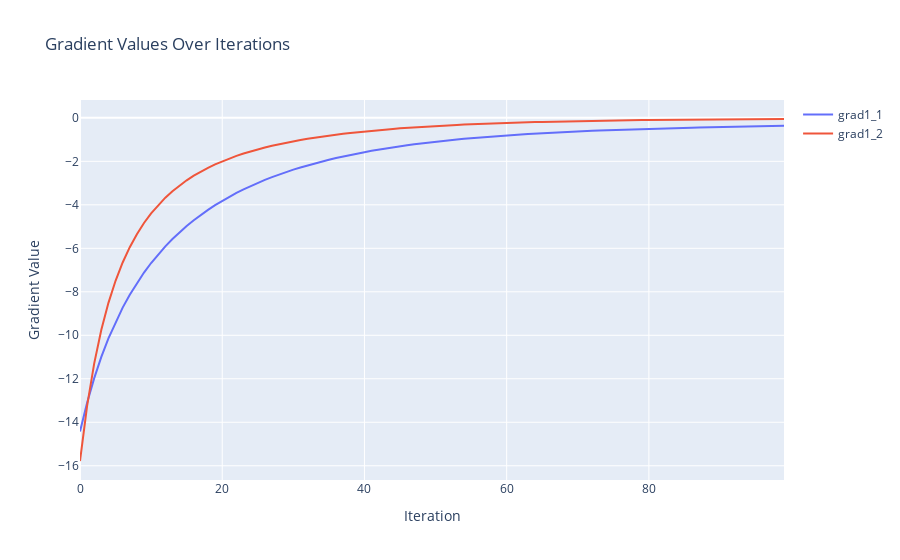
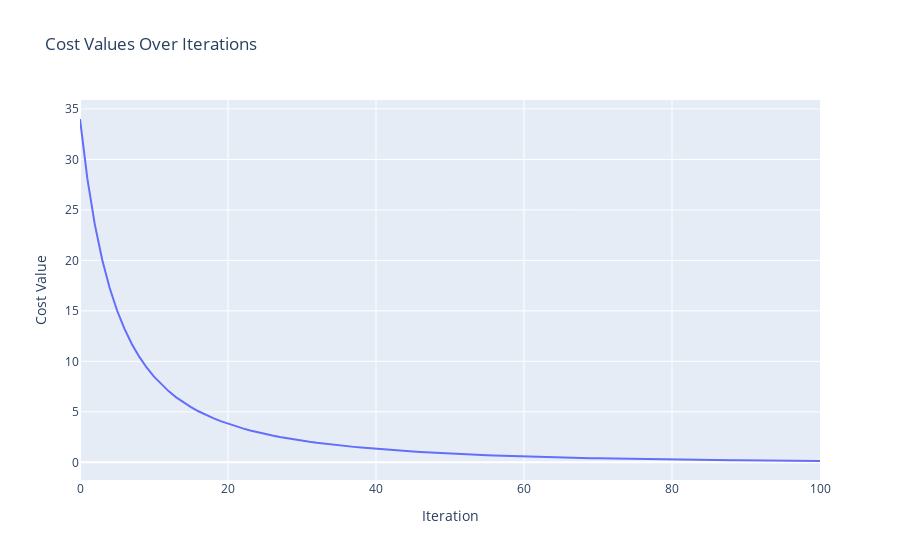

These figures' notebook cell, in order:
### Code cell
grad1 = []  # Gradient 1 values
grad2 = []  # Gradient 2 values

# Main loop for calculating gradient and cost for 100 iterations
for i in range(100):
    # Compute perturbed cost function
    cost2 = (x1 + 0.1 * np.sin(wc1 * t) - 5) ** 2 + (x2 + 0.1 * np.sin(wc2 * t) - 3) ** 2

    # Define filter coefficients
    b = [1, 0, -1]
    a1 = [1, -np.exp(-28.2743 + 564.779 * 1j) - np.exp(-28.2743 - 564.779 * 1j), np.exp(-28.2743 * 2)]
    a2 = [1, -np.exp(-31.4159 + 627.533 * 1j) - np.exp(-31.4159 - 627.533 * 1j), np.exp(-31.4159 * 2)]

    # Apply filters to the perturbed cost function and take the real parts
    y01 = np.real(filter(b, a1, cost2))
    y02 = np.real(filter(b, a2, cost2))

    # Multiply by sin(wc*t)
    y11 = 0.1 * np.sin(wc1 * t) * y01
    y12 = 0.1 * np.sin(wc2 * t) * y02

    # Define coefficients for secondary filter
    b_filter = [0.55 * (1 - np.exp(-100 * np.pi)) ** 2 * 2 / 0.1 ** 2]
    a_filter = [1, -2 * np.exp(-100 * np.pi), np.exp(-200 * np.pi)]

    # Apply secondary filter and take the real parts
    y21 = np.real(filter(b_filter, a_filter, y11))
    y22 = np.real(filter(b_filter, a_filter, y12))

    # Update x1 and x2 values
    x1 = x1 - 0.05 * np.mean(y21[24:75])
    x2 = x2 - 0.05 * np.mean(y22[24:75])

    # Recompute cost and update lists
    x.append(i)
    cost = (x1 - 5) ** 2 + (x2 - 3) ** 2
    y.append(cost)

    # Compute difference and gradients
    diff = 2 * (x1 - 5) + 2 * (x2 - 3)
    grad1.append([diff, np.mean(y21[24:75] + y22[24:75])])
    grad2.append(grad1[i][0] - grad1[i][1])

# Plotting gradient values using Plotly
fig1 = go.Figure()
fig1.add_trace(go.Scatter(x=x, y=[g[0] for g in grad1], mode='lines', name='grad1_1'))
fig1.add_trace(go.Scatter(x=x, y=[g[1] for g in grad1], mode='lines', name='grad1_2'))
fig1.update_layout(
    title="Gradient Values Over Iterations",
    xaxis_title="Iteration",
    yaxis_title="Gradient Value"
)
fig1.show()

# Plotting cost values using Plotly
fig2 = go.Figure()
fig2.add_trace(go.Scatter(x=list(range(len(y))), y=y, mode='lines'))
fig2.update_layout(
    title="Cost Values Over Iterations",
    xaxis_title="Iteration",
    yaxis_title="Cost Value"
)
fig2.show()

# Print mean of the summed filtered values
print(np.mean(y21[24:75] + y22[24:75]))

### Figure 1 — Plotly figure (JSON) as saved in the notebook; plotly's stock layout.template omitted (floating-point values rounded to 4 significant figures)
{"data": [{"mode": "lines", "name": "grad1_1", "type": "scatter", "x": [0, 1, 2, 3, 4, 5, 6, 7, 8, 9, 10, 11, 12, 13, 14, 15, 16, 17, 18, 19, 20, 21, 22, 23, 24, 25, 26, 27, 28, 29, 30, 31, 32, 33, 34, 35, 36, 37, 38, 39, 40, 41, 42, 43, 44, 45, 46, 47, 48, 49, 50, 51, 52, 53, 54, 55, 56, 57, 58, 59, 60, 61, 62, 63, 64, 65, 66, 67, 68, 69, 70, 71, 72, 73, 74, 75, 76, 77, 78, 79, 80, 81, 82, 83, 84, 85, 86, 87, 88, 89, 90, 91, 92, 93, 94, 95, 96, 97, 98, 99], "y": [-14.42, -13.1, -11.97, -10.99, -10.14, -9.394, -8.728, -8.134, -7.599, -7.115, -6.676, -6.275, -5.908, -5.57, -5.26, -4.973, -4.707, -4.46, -4.23, -4.016, -3.816, -3.629, -3.454, -3.289, -3.135, -2.99, -2.854, -2.726, -2.605, -2.49, -2.383, -2.281, -2.185, -2.094, -2.007, -1.926, -1.849, -1.775, -1.706, -1.64, -1.577, -1.518, -1.462, -1.408, -1.357, -1.309, -1.263, -1.219, -1.177, -1.138, -1.1, -1.064, -1.03, -0.9971, -0.966, -0.9363, -0.9081, -0.8811, -0.8554, -0.8308, -0.8074, -0.785, -0.7636, -0.7432, -0.7236, -0.705, -0.6871, -0.67, -0.6536, -0.638, -0.623, -0.6086, -0.5948, -0.5816, -0.569, -0.5568, -0.5451, -0.5339, -0.5231, -0.5128, -0.5028, -0.4932, -0.4839, -0.475, -0.4665, -0.4582, -0.4502, -0.4425, -0.435, -0.4278, -0.4208, -0.4141, -0.4076, -0.4012, -0.3951, -0.3891, -0.3834, -0.3777, -0.3723, -0.367]}, {"mode": "lines", "name": "grad1_2", "type": "scatter", "x": [0, 1, 2, 3, 4, 5, 6, 7, 8, 9, 10, 11, 12, 13, 14, 15, 16, 17, 18, 19, 20, 21, 22, 23, 24, 25, 26, 27, 28, 29, 30, 31, 32, 33, 34, 35, 36, 37, 38, 39, 40, 41, 42, 43, 44, 45, 46, 47, 48, 49, 50, 51, 52, 53, 54, 55, 56, 57, 58, 59, 60, 61, 62, 63, 64, 65, 66, 67, 68, 69, 70, 71, 72, 73, 74, 75, 76, 77, 78, 79, 80, 81, 82, 83, 84, 85, 86, 87, 88, 89, 90, 91, 92, 93, 94, 95, 96, 97, 98, 99], "y": [-15.78, -13.24, -11.29, -9.747, -8.507, -7.493, -6.653, -5.948, -5.349, -4.837, -4.394, -4.008, -3.67, -3.372, -3.108, -2.872, -2.66, -2.47, -2.298, -2.142, -2.0, -1.87, -1.751, -1.642, -1.542, -1.449, -1.363, -1.284, -1.21, -1.141, -1.078, -1.018, -0.9623, -0.9102, -0.8615, -0.8158, -0.7729, -0.7325, -0.6947, -0.659, -0.6254, -0.5938, -0.5639, -0.5358, -0.5092, -0.484, -0.4603, -0.4379, -0.4166, -0.3965, -0.3775, -0.3595, -0.3425, -0.3263, -0.311, -0.2965, -0.2827, -0.2697, -0.2573, -0.2456, -0.2344, -0.2239, -0.2138, -0.2043, -0.1953, -0.1867, -0.1786, -0.1709, -0.1635, -0.1566, -0.15, -0.1437, -0.1378, -0.1321, -0.1267, -0.1216, -0.1168, -0.1122, -0.1078, -0.1037, -0.09973, -0.09598, -0.09243, -0.08905, -0.08585, -0.0828, -0.0799, -0.07715, -0.07454, -0.07206, -0.0697, -0.06746, -0.06532, -0.0633, -0.06137, -0.05954, -0.0578, -0.05614, -0.05456, -0.05306]}], "layout": {"title": {"text": "Gradient Values Over Iterations"}, "xaxis": {"title": {"text": "Iteration"}}, "yaxis": {"title": {"text": "Gradient Value"}}}}

### Figure 2 — Plotly figure (JSON) as saved in the notebook; plotly's stock layout.template omitted (floating-point values rounded to 4 significant figures)
{"data": [{"mode": "lines", "type": "scatter", "x": [0, 1, 2, 3, 4, 5, 6, 7, 8, 9, 10, 11, 12, 13, 14, 15, 16, 17, 18, 19, 20, 21, 22, 23, 24, 25, 26, 27, 28, 29, 30, 31, 32, 33, 34, 35, 36, 37, 38, 39, 40, 41, 42, 43, 44, 45, 46, 47, 48, 49, 50, 51, 52, 53, 54, 55, 56, 57, 58, 59, 60, 61, 62, 63, 64, 65, 66, 67, 68, 69, 70, 71, 72, 73, 74, 75, 76, 77, 78, 79, 80, 81, 82, 83, 84, 85, 86, 87, 88, 89, 90, 91, 92, 93, 94, 95, 96, 97, 98, 99, 100], "y": [34, 28.07, 23.56, 20.07, 17.29, 15.06, 13.23, 11.72, 10.46, 9.394, 8.484, 7.702, 7.025, 6.434, 5.916, 5.459, 5.054, 4.692, 4.368, 4.077, 3.814, 3.575, 3.358, 3.159, 2.977, 2.81, 2.656, 2.514, 2.382, 2.26, 2.146, 2.039, 1.94, 1.847, 1.76, 1.678, 1.601, 1.528, 1.46, 1.395, 1.334, 1.276, 1.221, 1.169, 1.12, 1.073, 1.028, 0.9858, 0.9453, 0.9067, 0.8699, 0.8347, 0.8012, 0.7692, 0.7386, 0.7093, 0.6813, 0.6546, 0.6289, 0.6044, 0.5809, 0.5584, 0.5369, 0.5162, 0.4964, 0.4774, 0.4592, 0.4417, 0.4249, 0.4088, 0.3934, 0.3786, 0.3643, 0.3507, 0.3376, 0.325, 0.3129, 0.3012, 0.2901, 0.2793, 0.269, 0.2591, 0.2496, 0.2405, 0.2317, 0.2232, 0.2151, 0.2073, 0.1998, 0.1925, 0.1856, 0.1789, 0.1725, 0.1663, 0.1603, 0.1546, 0.1491, 0.1438, 0.1387, 0.1338, 0.1291]}], "layout": {"title": {"text": "Cost Values Over Iterations"}, "xaxis": {"title": {"text": "Iteration"}}, "yaxis": {"title": {"text": "Cost Value"}}}}
